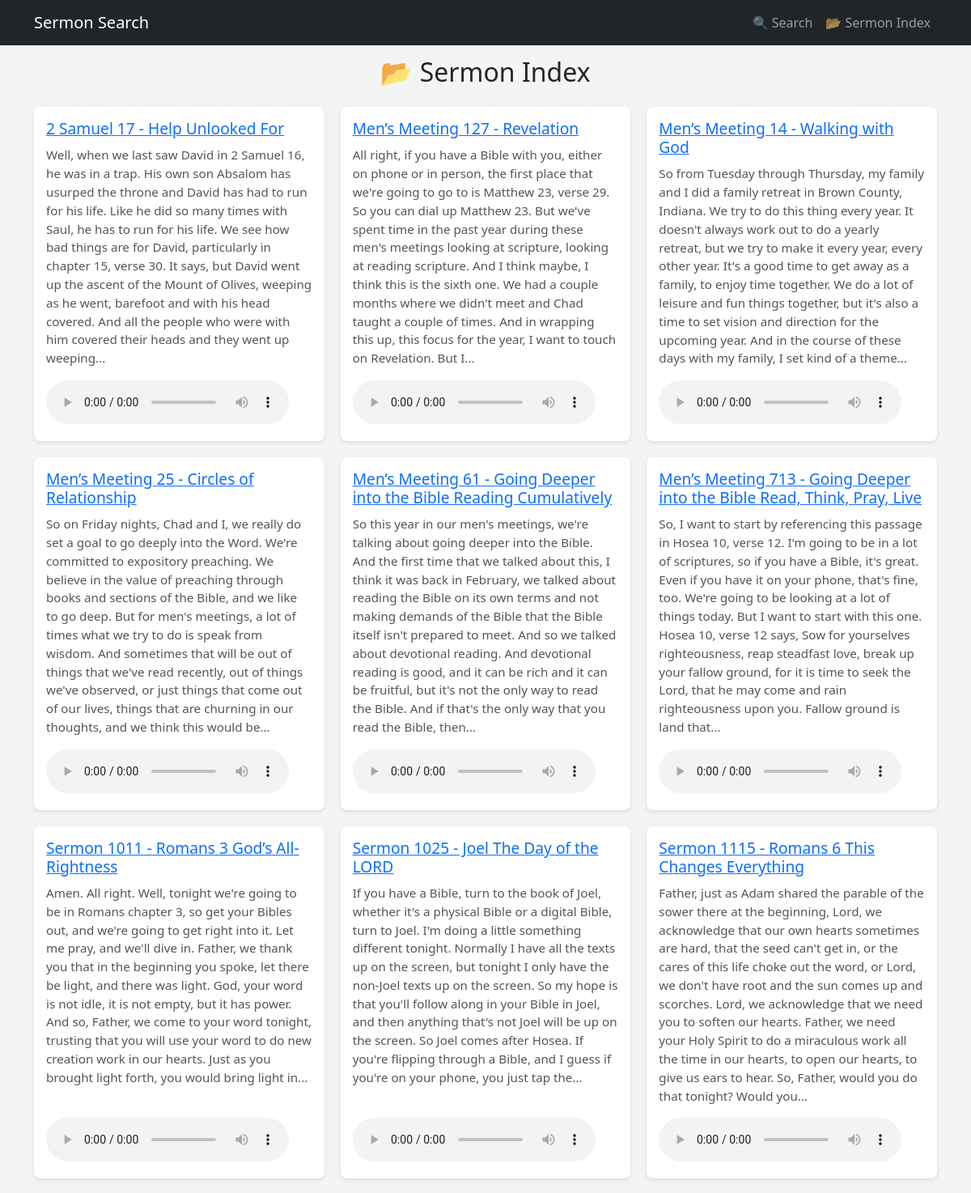
The app's page /sermons (upper part) with its own data.
### tables this page shows
CREATE TABLE sermons (
    id INTEGER PRIMARY KEY,
    title TEXT,
    transcript TEXT,
    mp3_file TEXT
);

### app.py (the view)
@app.route("/sermons")
def sermon_index():
    db = get_db()
    cur = db.execute("SELECT id, title, mp3_file, transcript FROM sermons ORDER BY title ASC")
    sermons = cur.fetchall()
    sermon_list = []
    for sermon in sermons:
        snippet = " ".join(sermon["transcript"].split()[:100])  # First ~100 words
        sermon_list.append({
            "id": sermon["id"],
            "title": sermon["title"],
            "mp3_file": sermon["mp3_file"],
            "snippet": snippet
        })
    return render_template("sermons.html", sermons=sermon_list)

### app.py (called while the page is built)
def get_db():
    db = getattr(g, '_database', None)
    if db is None:
        db = g._database = sqlite3.connect(DATABASE)
        db.row_factory = sqlite3.Row
    return db

@app.teardown_appcontext
def close_connection(exception):
    db = getattr(g, '_database', None)
    if db is not None:
        db.close()

### templates/sermons.html (shortened to what this page needs)
{% extends "layout.html" %}
{% block content %}
<h2 class="text-center mb-4">📂 Sermon Index</h2>
<div class="sermon-grid">
  {% for sermon in sermons %}
    <div class="sermon-card">
      <h5>
        <a href="{{ url_for('sermon_detail', sermon_id=sermon['id']) }}">
          {{ sermon['title'] }}
        </a>
      </h5>
      <p>{{ sermon['snippet'] }}...</p>
      <div class="audio-container">
        <audio controls>
          <source src="{{ url_for('audiofiles', filename=sermon['mp3_file']) }}" type="audio/mpeg">
        </audio>
      </div>
    </div>
  {% endfor %}
</div>
{% endblock %}

### templates/layout.html (shortened to what this page needs)
<!DOCTYPE html>
<html lang="en">
<head>
  <link rel="stylesheet" href="https://cdn.jsdelivr.net/npm/bootstrap@5.3.0/dist/css/bootstrap.min.css">
</head>
<body>
  <nav class="navbar navbar-expand-lg navbar-dark bg-dark fixed-top">
    <div class="container">
      <a class="navbar-brand" href="{{ url_for('index') }}">Sermon Search</a>
      <div class="collapse navbar-collapse" id="navbarNav">
        <ul class="navbar-nav ms-auto">
          <li class="nav-item"><a class="nav-link" href="{{ url_for('search') }}">🔍 Search</a></li>
          <li class="nav-item"><a class="nav-link" href="{{ url_for('sermon_index') }}">📂 Sermon Index</a></li>
        </ul>
      </div>
    </div>
  </nav>
  <div class="container content-wrapper">
    {% block content %}{% endblock %}
  </div>
</body>
</html>

### templates/layout.html (style rules this page uses)
body { padding-top: 70px; background-color: #f4f4f4; display: flex; flex-direction: column; min-height: 100vh; }
.content-wrapper { flex: 1; }

### templates/sermons.html (style rules this page uses)
.sermon-grid { display: grid; grid-template-columns: repeat(auto-fit, minmax(300px, 1fr)); gap: 20px; max-width: 1200px; margin: auto; }
.sermon-card { background: white; padding: 15px; border-radius: 8px; box-shadow: 0 2px 5px rgba(0, 0, 0, 0.1); display: flex; flex-direction: column; justify-content: space-between; }
.sermon-card h5 { font-size: 1.2rem; margin-bottom: 10px; }
.sermon-card p { font-size: 0.95rem; color: #555; }
.audio-container { margin-top: auto; }

### records on screen
sermons: title "2 Samuel 17 - Help Unlooked For", snippet "Well, when we last saw David in 2 Samuel 16, he was in a trap. His own son Absalom has usurped the throne and David has had to run for his life. Like he did so many times with Saul, he has to run for his life. We see how bad things are for David, particularly in chapter 15, verse 30. It says, but David went up the ascent of the Mount of Olives, weeping as he went, barefoot and with his head covered. And all the people who were with him covered their heads and they went up weeping"
sermons: title "Men’s Meeting 127 - Revelation", snippet "All right, if you have a Bible with you, either on phone or in person, the first place that we're going to go to is Matthew 23, verse 29. So you can dial up Matthew 23. But we've spent time in the past year during these men's meetings looking at scripture, looking at reading scripture. And I think maybe, I think this is the sixth one. We had a couple months where we didn't meet and Chad taught a couple of times. And in wrapping this up, this focus for the year, I want to touch on Revelation. But I"
sermons: title "Men’s Meeting 14 - Walking with God", snippet "So from Tuesday through Thursday, my family and I did a family retreat in Brown County, Indiana. We try to do this thing every year. It doesn't always work out to do a yearly retreat, but we try to make it every year, every other year. It's a good time to get away as a family, to enjoy time together. We do a lot of leisure and fun things together, but it's also a time to set vision and direction for the upcoming year. And in the course of these days with my family, I set kind of a theme"
sermons: title "Men’s Meeting 25 - Circles of Relationship", snippet "So on Friday nights, Chad and I, we really do set a goal to go deeply into the Word. We're committed to expository preaching. We believe in the value of preaching through books and sections of the Bible, and we like to go deep. But for men's meetings, a lot of times what we try to do is speak from wisdom. And sometimes that will be out of things that we've read recently, out of things we've observed, or just things that come out of our lives, things that are churning in our thoughts, and we think this would be"
sermons: title "Men’s Meeting 61 - Going Deeper into the Bible Reading Cumulatively", snippet "So this year in our men's meetings, we're talking about going deeper into the Bible. And the first time that we talked about this, I think it was back in February, we talked about reading the Bible on its own terms and not making demands of the Bible that the Bible itself isn't prepared to meet. And so we talked about devotional reading. And devotional reading is good, and it can be rich and it can be fruitful, but it's not the only way to read the Bible. And if that's the only way that you read the Bible, then"
sermons: title "Men’s Meeting 713 - Going Deeper into the Bible Read, Think, Pray, Live", snippet "So, I want to start by referencing this passage in Hosea 10, verse 12. I'm going to be in a lot of scriptures, so if you have a Bible, it's great. Even if you have it on your phone, that's fine, too. We're going to be looking at a lot of things today. But I want to start with this one. Hosea 10, verse 12 says, Sow for yourselves righteousness, reap steadfast love, break up your fallow ground, for it is time to seek the Lord, that he may come and rain righteousness upon you. Fallow ground is land that"
sermons: title "Sermon 1011 - Romans 3 God’s All-Rightness", snippet "Amen. All right. Well, tonight we're going to be in Romans chapter 3, so get your Bibles out, and we're going to get right into it. Let me pray, and we'll dive in. Father, we thank you that in the beginning you spoke, let there be light, and there was light. God, your word is not idle, it is not empty, but it has power. And so, Father, we come to your word tonight, trusting that you will use your word to do new creation work in our hearts. Just as you brought light forth, you would bring light in"
sermons: title "Sermon 1025 - Joel The Day of the LORD", snippet "If you have a Bible, turn to the book of Joel, whether it's a physical Bible or a digital Bible, turn to Joel. I'm doing a little something different tonight. Normally I have all the texts up on the screen, but tonight I only have the non-Joel texts up on the screen. So my hope is that you'll follow along in your Bible in Joel, and then anything that's not Joel will be up on the screen. So Joel comes after Hosea. If you're flipping through a Bible, and I guess if you're on your phone, you just tap the"
sermons: title "Sermon 1115 - Romans 6 This Changes Everything", snippet "Father, just as Adam shared the parable of the sower there at the beginning, Lord, we acknowledge that our own hearts sometimes are hard, that the seed can't get in, or the cares of this life choke out the word, or Lord, we don't have root and the sun comes up and scorches. Lord, we acknowledge that we need you to soften our hearts. Father, we need your Holy Spirit to do a miraculous work all the time in our hearts, to open our hearts, to give us ears to hear. So, Father, would you do that tonight? Would you"
